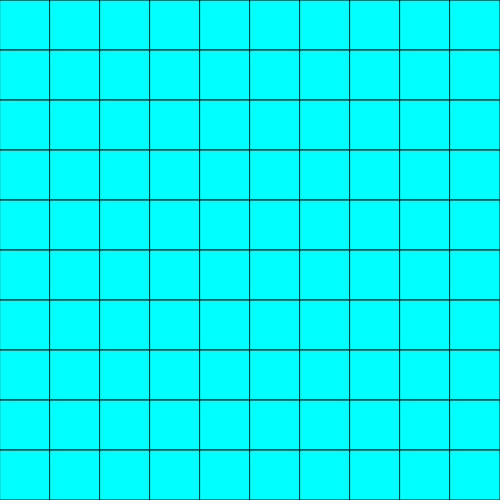
Frame 1 (no input)
Frame 2 (the mouse pressed at the canvas centre, redrawn once): identical to frame 1, image omitted

The p5.js sketch that drew this single still picture (run headless with seeded random() and noise() and a simulated clock; the mouse was pressed at the canvas centre and the sketch redrawn once):

// p5.js sketch
// ── sketch.js
let size = 50;

function setup() {
  createCanvas(500, 500);
  noLoop();
}

function draw() {
  background(0, 0, 0);
  fill(0,255,255);

  for (let y = 0; y < 10; y++) {
    for (let x = 0; x < 10; x++) {

    rect(x*size, y*size, size, size);
    }
  }
}
